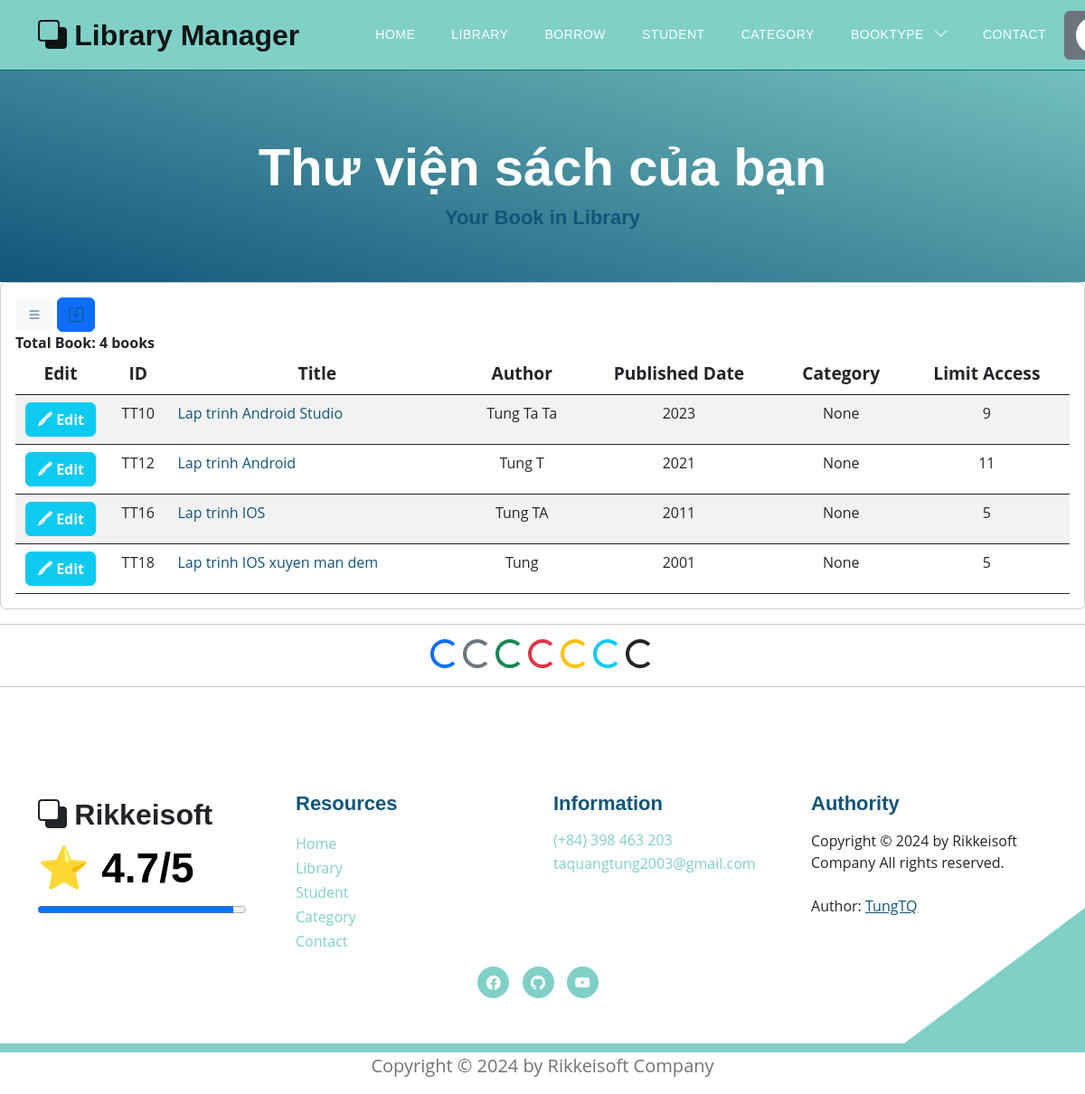
Page /books/all_my_books (signed in) on the committed database.
### models.py (models this page shows)
class Book(Base):
    __tablename__ = 'books'
    username_id = Column(String(30), ForeignKey('users.username'), nullable=False)
    id_book = Column(String(30), primary_key=True, unique=True, index=True)         # Số thứ tự sách
    title = Column(String(100), index=True)      # Tiêu đề sách
    author = Column(String(100), index=True)     # Tác giả
    year = Column(Integer)                  # Năm xuất bản
    quantity_amount = Column(Integer, index=True, default=0)
    category_id = Column(String(10), ForeignKey('category.category_id'), nullable=False)
    insert_at = Column(DateTime, index=True)
    insert_id = Column(String(30), index=True)
    update_at = Column(DateTime,index=True)
    update_id = Column(String(30), index=True)
    delete_at = Column(DateTime,index=True)
    delete_id = Column(String(30), index=True)
    delete_flag = Column(Integer, index=True)
    image_book = Column(String(100), index=True, nullable=True)         # Đường dẫn tới ảnh của sách
    pdf_book = Column(String(100), index=True, nullable=True)           # Đường dẫn tới file PDF của sách
    user = relationship("User", back_populates="books")
    category = relationship("Category", back_populates="category_books")
    borrows = relationship("BorrowBook", back_populates="book_borrow")
    borrowfinal = relationship("BorrowBookFinal", back_populates="book_borrow_final")
    comments = relationship("CommentBook", back_populates="book")

### routers/borrow.py (the view)
@router.get('/books/all_my_books', response_class=HTMLResponse)
async def show_all_my_book(request: Request, token: str = Cookie(None), db: Session = Depends(models.get_db)):
    mean_star = function.get_mean_star(db)
    all_category2 = db.query(models.Category).filter(models.Category.delete_flag != 1).all()
    if token:
        decodeJSON = jwt.decode(token, "secret", algorithms=["HS256"])
        username = decodeJSON["username"]
        user = function.get_user(db, username)
        my_book = db.query(models.Book).filter(models.Book.insert_id == username,
                                               models.Book.delete_flag == 0).order_by(models.Book.id_book).all()
        total_my_book = len(my_book)
        return templates.TemplateResponse("books/bookme.html", {"request": request,
                                                                 "user": user,
                                                                 "my_book": my_book,
                                                                 "total_my_book": total_my_book,
                                                                 "mean_star": mean_star,
                                                                 "all_category2": all_category2})
    else:
        return templates.TemplateResponse("errors/error_template.html", {"request": request,
                                                                  "mean_star": mean_star,
                                                                  "error": "Page Not Found"})

### templates/books/bookme.html (shortened to what this page needs)
{% extends "base.html" %}
{% block content %}
<section class="hero-section d-flex justify-content-center align-items-center" id="section_1"
    style="padding-bottom: 50px;">
    <div class="container">
        <div class="row">
            <div class="col-lg-8 col-12 mx-auto">
                <h1 class="text-white text-center"> Thư viện sách của bạn </h1>
                <h6 class="text-center"> Your Book in Library </h6>
            </div>
        </div>
    </div>
</section>
<div class="card card-table comman-shadow">
    <div class="card-body">
        <div class="table-responsive">
            <div id="DataTables_Table_0_wrapper" class="dataTables_wrapper no-footer">
                <div class="row">
                    <div class="container">
                        <div class="button-container">
                            <button class="btn btn-light button">
                                <a href="/books/all_borrowed_book">
                                    <i class="bi bi-list"></i>
                                </a>
                            </button>
                            <button class="btn btn-primary button">
                                <a href="/books/all_my_books">
                                    <i class="bi bi-save"></i>
                                </a>
                            </button>
                        </div>
                    </div>
                    <div class="col-md-6">
                        <div class="dataTables_length" id="DataTables_Table_0_length">
                            <label> <b> Total Book: {{total_my_book}} books </b>
                            </label>
                        </div>
                    </div>
                </div>
                <table
                    class="table border-0 star-student table-hover table-center mb-0 datatable table-striped dataTable no-footer"
                    id="DataTables_Table_0" aria-describedby="DataTables_Table_0_info">
                    <thead class="student-thread">
                        <tr style="text-align: center; font-size:larger;">
                            <th style="width: 100px;">Edit</th>
                            <th rowspan="1" colspan="1"
                                aria-label="ID: activate to sort column ascending">ID</th>
                            <th rowspan="1" colspan="1"
                                aria-label="Title: activate to sort column ascending">Title</th>
                            <th rowspan="1" colspan="1"
                                aria-label="Author: activate to sort column ascending">Author</th>
                            <th rowspan="1" colspan="1"
                                aria-label="Published Date: activate to sort column ascending">Published Date</th>
                            <th rowspan="1" colspan="1"
                                aria-label="Category: activate to sort column ascending">Category</th>
                            <th rowspan="1" colspan="1"
                                aria-label="Action: activate to sort column ascending">Limit Access</th>
                        </tr>
                    </thead>
                    <tbody>
                        <form action="">
                            {% for book in my_book %}
                                <tr class="{% if loop.index is even %} even {% else %}odd{% endif %}">
                                    {% if request.cookies.get('token') %}
                                    <td style="text-align: center;">
                                        <button type="button" class="btn btn-info">
                                            <a href="/books/edit_book?id={{ book.id_book }}" style="color: aliceblue;"> <b>🖍 Edit</b> </a>
                                        </button>
                                    </td>
                                    {% endif %}
                                    <td style="text-align: center;">{{ book.id_book }}</td>
                                    <td> <a href="/books/detail_book?choice_book={{book.id_book}}">{{ book.title }}</a></td>
                                    <td style="text-align: center;">{{ book.author }}</td>
                                    <td style="text-align: center;">{{ book.year }}</td>
                                    <td style="text-align: center;">{{ book.category }}</td>
                                    <td style="text-align: center;">{{ book.quantity_amount }}</td>
                                </tr>
                            {% endfor %}
                        </form>
                    </tbody>
                </table>
            </div>
        </div>
    </div>
</div>
<hr>
<div style="text-align: center;">
    <div class="spinner-border text-primary" role="status">
    </div>
    <div class="spinner-border text-secondary" role="status">
    </div>
    <div class="spinner-border text-success" role="status">
    </div>
    <div class="spinner-border text-danger" role="status">
    </div>
    <div class="spinner-border text-warning" role="status">
    </div>
    <div class="spinner-border text-info" role="status">
    </div>
    <div class="spinner-border text-dark" role="status">
    </div>
</div>
<hr>
{% endblock content %}

### static/css/templatemo-topic-listing.css (style rules this page uses)
:root { --white-color: #ffffff; --primary-color: #13547a; --secondary-color: #80d0c7; --section-bg-color: #f0f8ff; --custom-btn-bg-color: #80d0c7; --custom-btn-bg-hover-color: #13547a; --dark-color: #000000; --p-color: #717275; --border-color: #7fffd4; --link-hover-color: #13547a; --body-font-family: 'Open Sans', sans-serif; --title-font-family: 'Montserrat', sans-serif; --h1-font-size: 58px; --h2-font-size: 46px; --h3-font-size: 32px; --h4-font-size: 28px; --h5-font-size: 24px; --h6-font-size: 22px; --p-font-size: 20px; --menu-font-size: 14px; --btn-font-size: 18px; --copyright-font-size: 16px; --border-radius-large: 100px; --border-radius-medium: 20px; --border-radius-small: 10px; --font-weight-normal: 400; --font-weight-medium: 500; --font-weight-semibold: 600; --font-weight-bold: 700; }
body { background-color: var(--white-color); font-family: var(--body-font-family); }
h2, h3, h4, h5, h6 { color: var(--dark-color); }
h1, h2, h3, h4, h5, h6 { font-family: var(--title-font-family); font-weight: var(--font-weight-semibold); }
h1 { font-size: var(--h1-font-size); font-weight: var(--font-weight-bold); }
h6 { color: var(--primary-color); font-size: var(--h6-font-size); }
a, button { touch-action: manipulation; transition: all 0.3s; }
a { display: inline-block; color: var(--primary-color); text-decoration: none; }
b, strong { font-weight: var(--font-weight-bold); }
.hero-section { background-image: linear-gradient(15deg, #13547a 0%, #80d0c7 100%); position: relative; overflow: hidden; padding-top: 150px; padding-bottom: 150px; }

### rows in the picture
Book: id_book "TT10", title "Lap trinh Android Studio", author "Tung Ta Ta", year "2023", category "None", quantity_amount "9"
Book: id_book "TT12", title "Lap trinh Android", author "Tung T", year "2021", category "None", quantity_amount "11"
Book: id_book "TT16", title "Lap trinh IOS", author "Tung TA", year "2011", category "None", quantity_amount "5"
Book: id_book "TT18", title "Lap trinh IOS xuyen man dem", author "Tung", year "2001", category "None", quantity_amount "5"

### other values in the picture
{{ total_my_book }} "4"
{{ mean_star }} "4.7"
